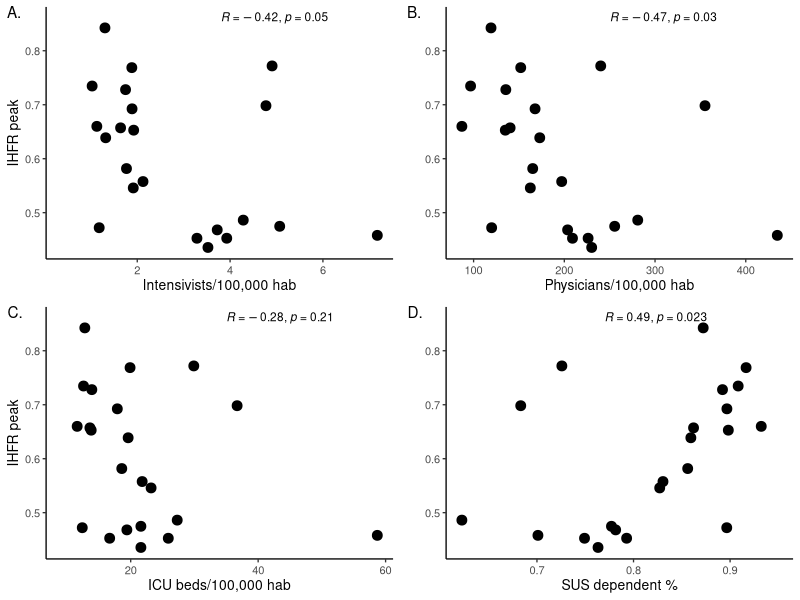
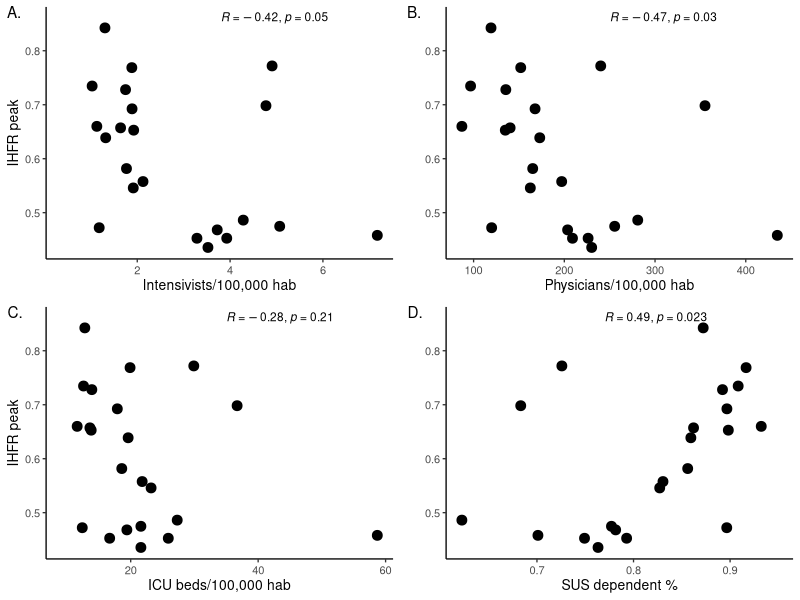

Write R code to recreate these figures, in order.
# Script to make scatter plots and correlation analysis
# With Spearman correlation

# Libraries
library(ggplot2)
library(ggpubr)

df <- read.csv("data/processed/04-med_int.csv")

# Fixing y-position for the text
y_pos <- 0.86
my_size <- 3

# 1. Intensivists --------------------------------------------------------------
a <- ggplot(df, aes(x = pMI, y = IHFR)) +
  geom_point(size = my_size) +
  stat_cor(method = "spearman", label.x = 3.8, label.y = y_pos, size = my_size) +
  theme_classic(base_size = 10) +
  xlab("Intensivists/100,000 hab") +
  ylab("IHFR peak")

# 2. Physicians ----------------------------------------------------------------
b <- ggplot(df, aes(x = pmed, y = IHFR)) +
  geom_point(size = my_size) +
  stat_cor(method = "spearman", label.x = 250, label.y = y_pos, size = my_size) +
  theme_classic(base_size = 10) +
  #geom_smooth(method = lm) +
  xlab("Physicians/100,000 hab") +
  ylab("")


# 3. ICU beds ------------------------------------------------------------------
c <- ggplot(df, aes(x = UTI, y = IHFR)) +
  geom_point(size = my_size) +
  stat_cor(method = "spearman", label.x = 35, label.y = y_pos, size = my_size) +
  theme_classic(base_size = 10) +
  xlab("ICU beds/100,000 hab") +
  ylab("IHFR peak")

# 4. SUS -----------------------------------------------------------------------
d <- ggplot(df, aes(x = SUS, y = IHFR)) +
  geom_point(size = my_size) +
  stat_cor(method = "spearman", label.x = 0.77, label.y = y_pos, size = my_size) +
  theme_classic(base_size = 10) +
  xlab("SUS dependent %") +
  ylab("")

ggarrange(a, b, c, d,
          labels = paste0(LETTERS[1:4], "."),
          font.label = list(size = 11, face = "plain"))
ggsave("figs/figure_03.tiff", width = 6, height = 5)
